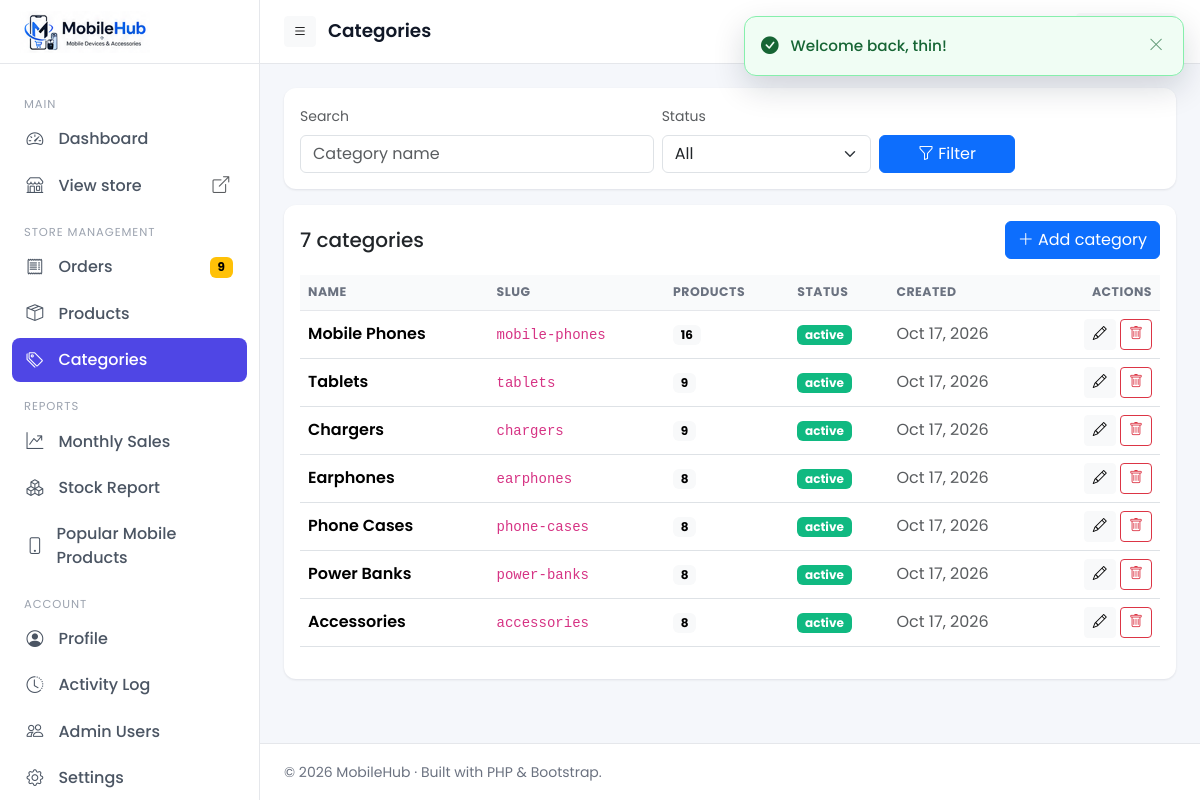
The app's page /admin/categories.php (signed in) with its own data.
### tables this page shows
CREATE TABLE `categories` (
  `id` int(10) UNSIGNED NOT NULL,
  `name` varchar(150) NOT NULL,
  `slug` varchar(160) NOT NULL,
  `description` text DEFAULT NULL,
  `status` enum('active','inactive') NOT NULL DEFAULT 'active',
  `created_at` datetime NOT NULL DEFAULT current_timestamp(),
  `updated_at` datetime NOT NULL DEFAULT current_timestamp() ON UPDATE current_timestamp()
);

### includes/functions.php (called while the page is built, shortened)
<?php
require_once __DIR__ . '/../config/database.php';
function e(?string $value): string
{
    return htmlspecialchars((string)$value, ENT_QUOTES | ENT_SUBSTITUTE, 'UTF-8');
}
function admin_url(string $path = ''): string
{
    return ADMIN_URL . ltrim($path, '/');
}
function format_date(?string $datetime, string $format = 'M j, Y H:i'): string
{
    $ts = strtotime($datetime);
    return $ts ? date($format, $ts) : e($datetime);
}

### config/database.php (called while the page is built, shortened)
<?php
class Database
{
    private static ?PDO $instance = null;
    public static function getConnection(): PDO
    {
        if (self::$instance === null) {
            $dsn = sprintf(
                'mysql:host=%s;port=%s;dbname=%s;charset=%s',
                DB_HOST, DB_PORT, DB_NAME, DB_CHARSET
            );
            $options = [
                PDO::ATTR_ERRMODE            => PDO::ERRMODE_EXCEPTION,
                PDO::ATTR_DEFAULT_FETCH_MODE => PDO::FETCH_ASSOC,
                PDO::ATTR_EMULATE_PREPARES   => false,
            ];
            try {
                self::$instance = new PDO($dsn, DB_USER, DB_PASS, $options);
            } catch (PDOException $e) {
                if (APP_ENV === 'development') {
                    die('Database connection failed: ' . htmlspecialchars($e->getMessage()));
                }
                die('Database connection failed.');
            }
        }
        return self::$instance;
    }
}
function db(): PDO
{
    return Database::getConnection();
}

### admin/includes/auth.php (called while the page is built, shortened)
<?php
require_once __DIR__ . '/../../includes/functions.php';
function current_user(): ?array
{
    return $_SESSION['user'] ?? null;
}
function has_role(string ...$roles): bool
{
    $user = current_user();
    return $user && in_array($user['role'], $roles, true);
}
function require_login(): void
{
    $stmt = db()->prepare('SELECT id, name, email, role, status, avatar, must_change_password FROM admin_users WHERE id = :id LIMIT 1');
    $stmt->execute([':id' => (int)($_SESSION['user']['id'] ?? 0)]);
}
function require_role(string ...$roles): void
{
    require_login();
}

### admin/categories.php (the view, shortened to what this page needs)
<?php
require_once __DIR__ . '/includes/auth.php';
require_role('admin', 'editor');
$search  = trim((string)($_GET['q']      ?? ''));
$perPage = max(5, (int) setting('items_per_page', '10'));
$page    = max(1, (int) ($_GET['page'] ?? 1));
$offset  = ($page - 1) * $perPage;
$where = []; $params = [];
$whereSql = $where ? ('WHERE ' . implode(' AND ', $where)) : '';
$stmt = db()->prepare("SELECT COUNT(*) FROM categories $whereSql");
$stmt->execute($params);
$total = (int) $stmt->fetchColumn();
$stmt = db()->prepare(
    "SELECT c.*, (SELECT COUNT(*) FROM products p WHERE p.category_id = c.id) AS product_count
     FROM categories c $whereSql ORDER BY c.created_at DESC LIMIT :lim OFFSET :off"
);
$stmt->bindValue(':lim', $perPage, PDO::PARAM_INT);
$stmt->bindValue(':off', $offset,  PDO::PARAM_INT);
$stmt->execute();
$rows = $stmt->fetchAll();
include __DIR__ . '/includes/header.php';
?>
<div class="card mb-3">
  <div class="card-body">
    <form class="row g-2 align-items-end" method="get">
      <div class="col-md-5">
        <label class="form-label small text-muted">Search</label>
        <input type="text" name="q" class="form-control" value="<?= e($search) ?>" placeholder="Category name">
      </div>
      <div class="col-md-3">
        <label class="form-label small text-muted">Status</label>
        <select name="status" class="form-select">
          <option value="">All</option>
        </select>
      </div>
      <div class="col-md-2 d-grid">
        <button class="btn btn-primary"><i class="bi bi-funnel"></i> Filter</button>
      </div>
    </form>
  </div>
</div>
<div class="card">
  <div class="card-body">
    <div class="d-flex justify-content-between align-items-center mb-3">
      <h5 class="card-title mb-0"><?= number_format($total) ?> categor<?= $total === 1 ? 'y' : 'ies' ?></h5>
      <a class="btn btn-primary" href="<?= e(admin_url('category_form.php')) ?>">
        <i class="bi bi-plus-lg"></i> Add category
      </a>
    </div>
    <div class="table-responsive">
      <table class="table align-middle">
        <thead>
          <tr>
            <th>Name</th><th>Slug</th><th>Products</th>
            <th>Status</th><th>Created</th><th class="text-end">Actions</th>
          </tr>
        </thead>
        <tbody>
          <?php foreach ($rows as $c): ?>
            <tr>
              <td><span class="fw-semibold"><?= e($c['name']) ?></span></td>
              <td><code><?= e($c['slug']) ?></code></td>
              <td><span class="badge text-bg-light"><?= (int)$c['product_count'] ?></span></td>
              <td><span class="badge status-<?= e($c['status']) ?>"><?= e($c['status']) ?></span></td>
              <td class="text-muted"><?= e(format_date($c['created_at'], 'M j, Y')) ?></td>
              <td class="text-end">
                <a class="btn btn-sm btn-light" href="<?= e(admin_url('category_form.php?id=' . (int)$c['id'])) ?>" title="Edit">
                  <i class="bi bi-pencil"></i>
                </a>
                <?php if (has_role('admin')): ?>
                  <form method="post" class="d-inline">
                    <button class="btn btn-sm btn-outline-danger"
                            data-confirm-title="Delete category?"
                            data-confirm="Products in this category will be unlinked. This cannot be undone."
                            data-confirm-button="Delete category"
                            title="Delete">
                      <i class="bi bi-trash"></i>
                    </button>
                  </form>
                <?php endif; ?>
              </td>
            </tr>
          <?php endforeach; ?>
        </tbody>
      </table>
    </div>
  </div>
</div>
<?php include __DIR__ . '/includes/footer.php'; ?>

### assets/css/style.css (style rules this page uses)
:root { --sidebar-width: 260px; --topbar-height: 64px; --brand: #4f46e5; --brand-dark: #4338ca; --bg: #f5f7fb; --card-shadow: 0 1px 3px rgba(15, 23, 42, .06), 0 1px 2px rgba(15, 23, 42, .04); }
html, body { height: 100%; }
html, body { overflow-x: hidden; }
body { background: var(--bg); font-family: 'Poppins', -apple-system, BlinkMacSystemFont, "Segoe UI", Roboto, "Helvetica Neue", Arial, sans-serif; }
.card { border: 0; border-radius: .75rem; box-shadow: var(--card-shadow); }
.table thead th { font-size: .78rem; text-transform: uppercase; letter-spacing: .04em; color: #6b7280; border-bottom: 1px solid #e5e7eb; background: #f9fafb; }
.table td { vertical-align: middle; }
.badge.status-active { background:#10b981; }

### records on screen
categories: name "Mobile Phones", slug "mobile-phones", product_count "16", status "active", created_at "Oct 17, 2026"
categories: name "Tablets", slug "tablets", product_count "9", status "active", created_at "Oct 17, 2026"
categories: name "Chargers", slug "chargers", product_count "9", status "active", created_at "Oct 17, 2026"
categories: name "Earphones", slug "earphones", product_count "8", status "active", created_at "Oct 17, 2026"
categories: name "Phone Cases", slug "phone-cases", product_count "8", status "active", created_at "Oct 17, 2026"
categories: name "Power Banks", slug "power-banks", product_count "8", status "active", created_at "Oct 17, 2026"
categories: name "Accessories", slug "accessories", product_count "8", status "active", created_at "Oct 17, 2026"

### other values on screen
$pendingCount "9"
$pageTitle "Categories"
$f['message'] "Welcome back, thin!"
$total "7"
setting('site_name', APP_NAME) "MobileHub"
